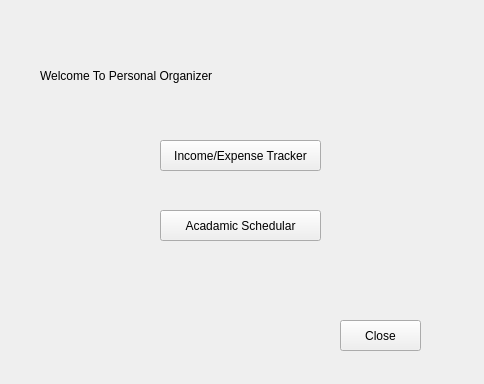
<?xml version="1.0" encoding="UTF-8"?>
<ui version="4.0">
 <class>Homepage</class>
 <widget class="QMainWindow" name="Homepage">
  <property name="geometry">
   <rect>
    <x>0</x>
    <y>0</y>
    <width>484</width>
    <height>384</height>
   </rect>
  </property>
  <property name="windowTitle">
   <string>Personal Organizer</string>
  </property>
  <property name="windowIcon">
   <iconset theme="QIcon::ThemeIcon::GoHome"/>
  </property>
  <widget class="QWidget" name="centralwidget">
   <widget class="QPushButton" name="tracherButton">
    <property name="geometry">
     <rect>
      <x>160</x>
      <y>140</y>
      <width>161</width>
      <height>31</height>
     </rect>
    </property>
    <property name="text">
     <string>Income/Expense Tracker</string>
    </property>
   </widget>
   <widget class="QPushButton" name="schedularButton">
    <property name="geometry">
     <rect>
      <x>160</x>
      <y>210</y>
      <width>161</width>
      <height>31</height>
     </rect>
    </property>
    <property name="text">
     <string>Acadamic Schedular</string>
    </property>
   </widget>
   <widget class="QPushButton" name="closeButton">
    <property name="geometry">
     <rect>
      <x>340</x>
      <y>320</y>
      <width>81</width>
      <height>31</height>
     </rect>
    </property>
    <property name="text">
     <string>Close</string>
    </property>
   </widget>
   <widget class="QLabel" name="label">
    <property name="geometry">
     <rect>
      <x>40</x>
      <y>30</y>
      <width>421</width>
      <height>91</height>
     </rect>
    </property>
    <property name="styleSheet">
     <string notr="true">font: 18pt &quot;Segoe Script&quot;;</string>
    </property>
    <property name="text">
     <string>Welcome To Personal Organizer</string>
    </property>
   </widget>
  </widget>
 </widget>
 <resources/>
 <connections/>
</ui>
